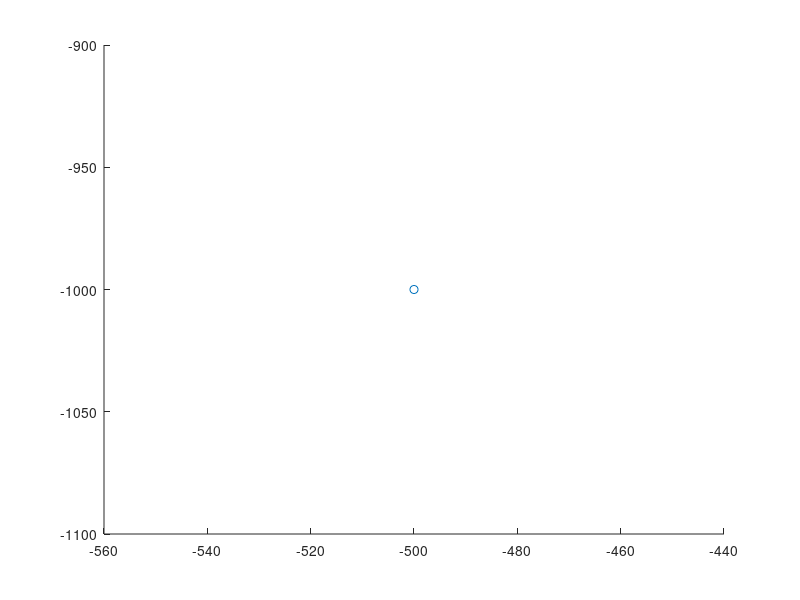

This chart was generated by the following MATLAB code:
function [X,Y]=drawSquare()%x, y, a, b, angle, steps)
    x=0;y=0;a=500;b=1000;angle=pi;steps=20;
    beta=angle;
    alpha=linspace(0,2*pi,steps);
    
    X= x+(a * cos(beta));
 
    Y= y+(b * cos(beta));
    
    
%     tempX = [startX:steps/4:endX]';
% 	tempY = tempX;
% 	tempY(:) = startY;
% 	output = [tempX(:),tempY(:)];
% 	
% 
% 	tempY = [startY+1:steps/4:endY]';
% 	tempX = tempY;
% 	tempX(:) = endX;
% 	output = [output;tempX(:),tempY(:)];
% 	
% 	
% 	tempX = [endX-1:-steps/4:startX]';
% 	tempY = tempX;
% 	tempY(:) = endY;
% 	output = [output;tempX(:),tempY(:)];
% 	
% 	tempY = [endY-1:-steps/4:startY]';
% 	tempX = tempY;
% 	tempX(:) = startX;
% 	output = [output;tempX(:),tempY(:)];
%     X=output(:,1);
%     Y=output(:,2);
%     
    scatter(X,Y);

    if nargout==1, X = [X Y]; end

end